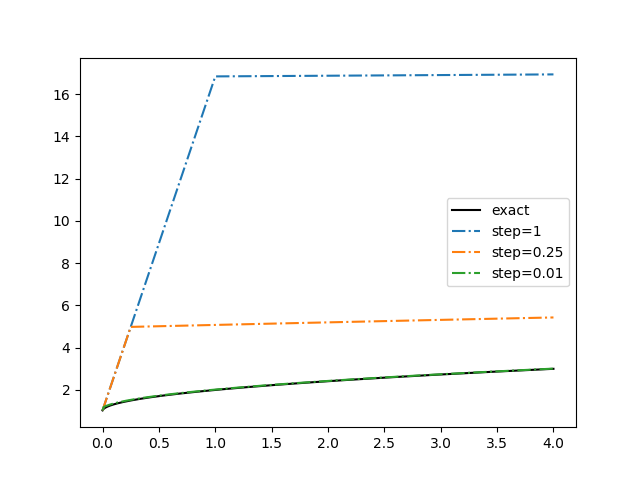

Write the Python code that produced this figure.
import numpy as np
import matplotlib.pyplot as plt

def odesolve(x0, xf, h, y0):
    """Solve numerically dy/dx=1/(2*(y-1))"""
    x=np.linspace(x0,xf,1+int((xf-x0)/h))
    y=np.zeros(len(x))
    y[0]=y0
    for i in range(1,len(x)):
        y[i]=y[i-1]+h/(2*(y[i-1]-1))
    return x,y

def y(x,eps):
    return 1+np.sqrt(x+eps)

x0=0
xf=4
eps=1e-3
y0=1+np.sqrt(eps)
steps=[1,0.25,0.01]

xexact=np.linspace(x0,xf,1001)
yexact=y(xexact,eps=eps)

plt.figure()
plt.plot(xexact,yexact,"k-",label="exact")

for dx in steps:
    xapp, yapp= odesolve(x0=x0, xf=xf, h=dx, y0=y0)
    plt.plot(xapp,yapp,"-.",label="step=%g"%dx)

plt.legend()
plt.savefig("ejC3.png")

"""Conclusion: Note that in the ODE solving we have a term h/2*eps for y[1]. When eps~0, if h is not small enough, such term gives a huge value for y[1], moving the approximate solution very far from the exact result.""" 
